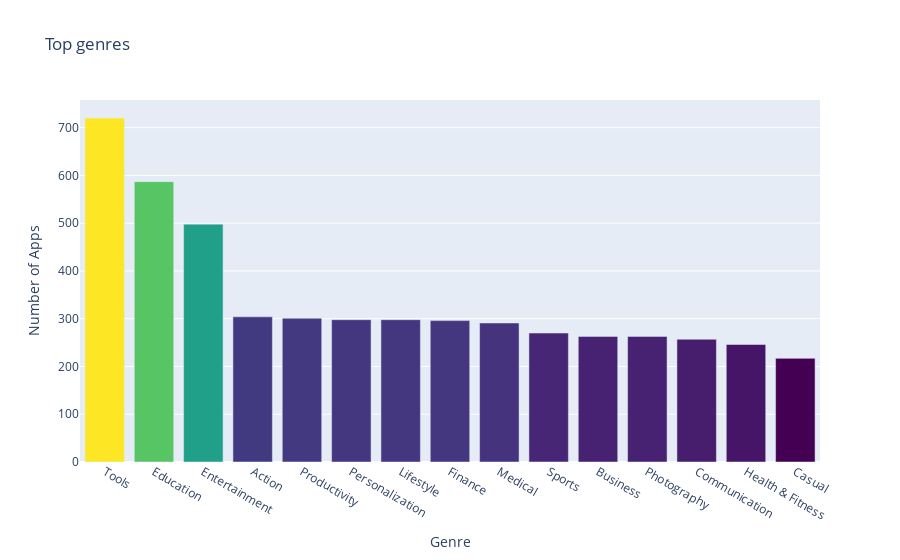

Write notebook code for a chart like this one.
### Markdown cell above
**Challenge**: Can you create this chart with the Series containing the genre data? 

<img src=https://imgur.com/DbcoQli.png width=400>

Try experimenting with the built in colour scales in Plotly. You can find a full list [here](https://plotly.com/python/builtin-colorscales/). 

* Find a way to set the colour scale using the color_continuous_scale parameter. 
* Find a way to make the color axis disappear by using coloraxis_showscale.

### Code cell
bar_v = px.bar(genre_count[:15], x='Genre', y='Count',
             color='Count', color_continuous_scale="Viridis", title='Top genres')
bar_v.update_layout(coloraxis_showscale=False, xaxis_title="Genre", yaxis_title="Number of Apps")
bar_v.show()

### Figure 1 — Plotly figure (JSON) as saved in the notebook; plotly's stock layout.template omitted (floating-point values rounded to 4 significant figures)
{"data": [{"hovertemplate": "Genre=%{x}<br>Count=%{marker.color}<extra></extra>", "legendgroup": "", "marker": {"color": [720, 587, 498, 304, 301, 298, 298, 296, 291, 270, 263, 263, 257, 246, 217], "coloraxis": "coloraxis", "pattern": {"shape": ""}}, "name": "", "orientation": "v", "showlegend": false, "textposition": "auto", "type": "bar", "x": ["Tools", "Education", "Entertainment", "Action", "Productivity", "Personalization", "Lifestyle", "Finance", "Medical", "Sports", "Business", "Photography", "Communication", "Health & Fitness", "Casual"], "xaxis": "x", "y": [720, 587, 498, 304, 301, 298, 298, 296, 291, 270, 263, 263, 257, 246, 217], "yaxis": "y"}], "layout": {"barmode": "relative", "coloraxis": {"colorbar": {"title": {"text": "Count"}}, "colorscale": [[0, "#440154"], [0.1111, "#482878"], [0.2222, "#3e4989"], [0.3333, "#31688e"], [0.4444, "#26828e"], [0.5556, "#1f9e89"], [0.6667, "#35b779"], [0.7778, "#6ece58"], [0.8889, "#b5de2b"], [1, "#fde725"]], "showscale": false}, "legend": {"tracegroupgap": 0}, "title": {"text": "Top genres"}, "xaxis": {"anchor": "y", "domain": [0, 1], "title": {"text": "Genre"}}, "yaxis": {"anchor": "x", "domain": [0, 1], "title": {"text": "Number of Apps"}}}}
